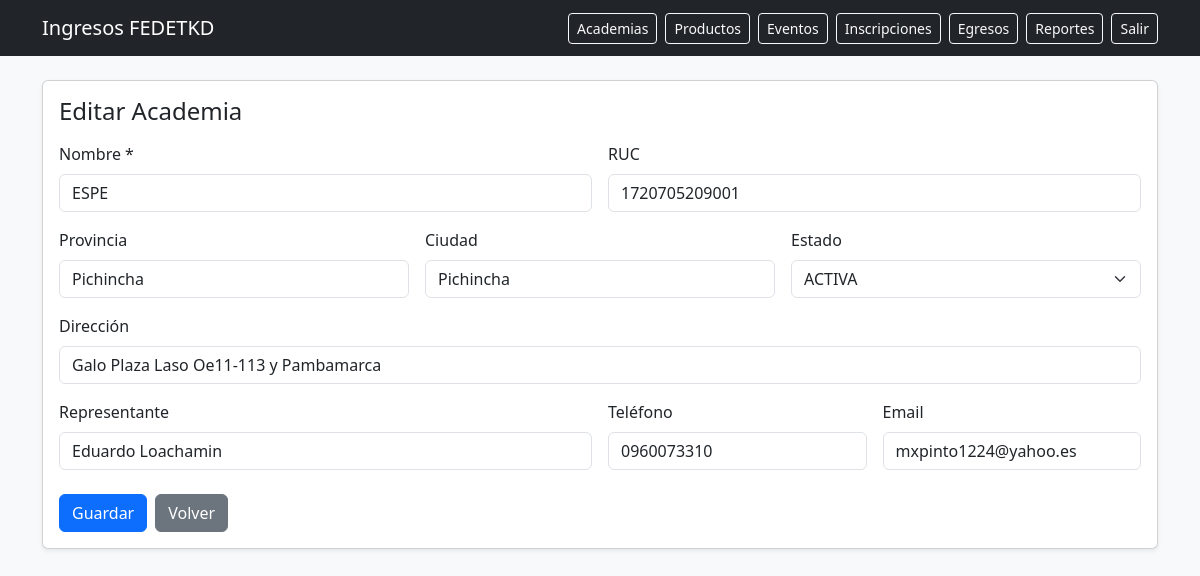
The app's page /academias/2/editar (signed in) with its own data.
### app/models/academia.py (models this page shows)
class Academia(TimestampMixin, db.Model):
    __tablename__ = "academias"
    id = db.Column(db.Integer, primary_key=True)
    nombre = db.Column(db.String(190), unique=True, nullable=False, index=True)
    ruc = db.Column(db.String(20), nullable=True)
    provincia = db.Column(db.String(100), nullable=True)
    ciudad = db.Column(db.String(100), nullable=True)
    direccion = db.Column(db.String(255), nullable=True)
    representante = db.Column(db.String(190), nullable=True)
    telefono = db.Column(db.String(50), nullable=True)
    email = db.Column(db.String(190), nullable=True)
    estado = db.Column(db.String(20), default="ACTIVA", nullable=False)  # ACTIVA/INACTIVA

### app/blueprints/academias/routes.py (the view, shortened to what this page needs)
@bp.route("/<int:academia_id>/editar", methods=["GET", "POST"])
@login_required
def editar(academia_id: int):
    academia = Academia.query.get_or_404(academia_id)
    return render_template("academias/form.html", academia=academia)

### app/models/auth.py (called while the page is built)
@login_manager.user_loader
def load_user(user_id: str):
    return User.query.get(int(user_id))

### app/templates/academias/form.html (shortened to what this page needs)
{% extends "base.html" %}
{% block content %}
<div class="card shadow-sm">
  <div class="card-body">
    <h4 class="mb-3">{{ "Editar" if academia else "Nueva" }} Academia</h4>
    <form method="post">
      <div class="row g-3">
        <div class="col-md-6">
          <label class="form-label">Nombre *</label>
          <input class="form-control" name="nombre" value="{{ academia.nombre if academia else '' }}" required>
        </div>
        <div class="col-md-6">
          <label class="form-label">RUC</label>
          <input class="form-control" name="ruc" value="{{ academia.ruc if academia else '' }}">
        </div>
        <div class="col-md-4">
          <label class="form-label">Provincia</label>
          <input class="form-control" name="provincia" value="{{ academia.provincia if academia else '' }}">
        </div>
        <div class="col-md-4">
          <label class="form-label">Ciudad</label>
          <input class="form-control" name="ciudad" value="{{ academia.ciudad if academia else '' }}">
        </div>
        <div class="col-md-4">
          <label class="form-label">Estado</label>
          <select class="form-select" name="estado">
            <option value="ACTIVA" {% if academia and academia.estado=='ACTIVA' %}selected{% endif %}>ACTIVA</option>
          </select>
        </div>
        <div class="col-md-12">
          <label class="form-label">Dirección</label>
          <input class="form-control" name="direccion" value="{{ academia.direccion if academia else '' }}">
        </div>
        <div class="col-md-6">
          <label class="form-label">Representante</label>
          <input class="form-control" name="representante" value="{{ academia.representante if academia else '' }}">
        </div>
        <div class="col-md-3">
          <label class="form-label">Teléfono</label>
          <input class="form-control" name="telefono" value="{{ academia.telefono if academia else '' }}">
        </div>
        <div class="col-md-3">
          <label class="form-label">Email</label>
          <input class="form-control" name="email" value="{{ academia.email if academia else '' }}">
        </div>
      </div>
      <div class="mt-4 d-flex gap-2">
        <button class="btn btn-primary">Guardar</button>
        <a class="btn btn-secondary" href="{{ url_for('academias.index') }}">Volver</a>
      </div>
    </form>
  </div>
</div>
{% endblock %}

### records on screen
Academia: nombre "ESPE", ruc "1720705209001", provincia "Pichincha", ciudad "Pichincha", estado "ACTIVA", direccion "Galo Plaza Laso Oe11-113 y Pambamarca", representante "Eduardo Loachamin", telefono "0960073310", email "mxpinto1224@yahoo.es"

### other values on screen
{{ "Editar" if academia else "Nueva" }} "Editar"
